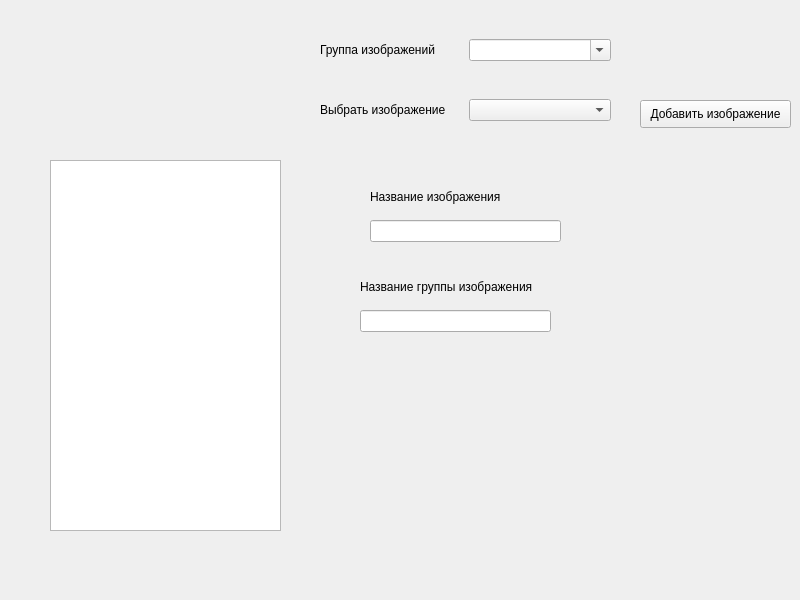
<?xml version="1.0" encoding="UTF-8"?>
<ui version="4.0">
 <class>MainWindow</class>
 <widget class="QMainWindow" name="MainWindow">
  <property name="geometry">
   <rect>
    <x>0</x>
    <y>0</y>
    <width>800</width>
    <height>600</height>
   </rect>
  </property>
  <property name="windowTitle">
   <string>Бойчук Илья. Нейронные сети. Лаб 1.</string>
  </property>
  <widget class="QWidget" name="centralwidget">
   <widget class="QTableWidget" name="tableWidget">
    <property name="geometry">
     <rect>
      <x>50</x>
      <y>160</y>
      <width>231</width>
      <height>371</height>
     </rect>
    </property>
   </widget>
   <widget class="QWidget" name="widget" native="true">
    <property name="geometry">
     <rect>
      <x>370</x>
      <y>180</y>
      <width>191</width>
      <height>62</height>
     </rect>
    </property>
    <layout class="QVBoxLayout" name="verticalLayout">
     <item>
      <widget class="QLabel" name="label_2">
       <property name="text">
        <string>Название изображения</string>
       </property>
      </widget>
     </item>
     <item>
      <widget class="QLineEdit" name="lineEdit"/>
     </item>
    </layout>
   </widget>
   <widget class="QWidget" name="widget_2" native="true">
    <property name="geometry">
     <rect>
      <x>320</x>
      <y>30</y>
      <width>291</width>
      <height>40</height>
     </rect>
    </property>
    <layout class="QHBoxLayout" name="horizontalLayout">
     <item>
      <widget class="QLabel" name="label">
       <property name="text">
        <string>Группа изображений</string>
       </property>
      </widget>
     </item>
     <item>
      <widget class="QComboBox" name="comboBox_ImGr">
       <property name="editable">
        <bool>true</bool>
       </property>
      </widget>
     </item>
    </layout>
   </widget>
   <widget class="QWidget" name="widget_3" native="true">
    <property name="geometry">
     <rect>
      <x>320</x>
      <y>90</y>
      <width>291</width>
      <height>40</height>
     </rect>
    </property>
    <layout class="QHBoxLayout" name="horizontalLayout_2">
     <item>
      <widget class="QLabel" name="label_3">
       <property name="text">
        <string>Выбрать изображение</string>
       </property>
      </widget>
     </item>
     <item>
      <widget class="QComboBox" name="comboBox_ImNum"/>
     </item>
    </layout>
   </widget>
   <widget class="QPushButton" name="pushButton">
    <property name="geometry">
     <rect>
      <x>640</x>
      <y>100</y>
      <width>151</width>
      <height>28</height>
     </rect>
    </property>
    <property name="text">
     <string>Добавить изображение</string>
    </property>
   </widget>
   <widget class="QWidget" name="widget_4" native="true">
    <property name="geometry">
     <rect>
      <x>360</x>
      <y>270</y>
      <width>191</width>
      <height>62</height>
     </rect>
    </property>
    <layout class="QVBoxLayout" name="verticalLayout_2">
     <item>
      <widget class="QLabel" name="label_4">
       <property name="text">
        <string>Название группы изображения</string>
       </property>
      </widget>
     </item>
     <item>
      <widget class="QLineEdit" name="lineEdit_2"/>
     </item>
    </layout>
   </widget>
  </widget>
 </widget>
 <resources/>
 <connections/>
</ui>
